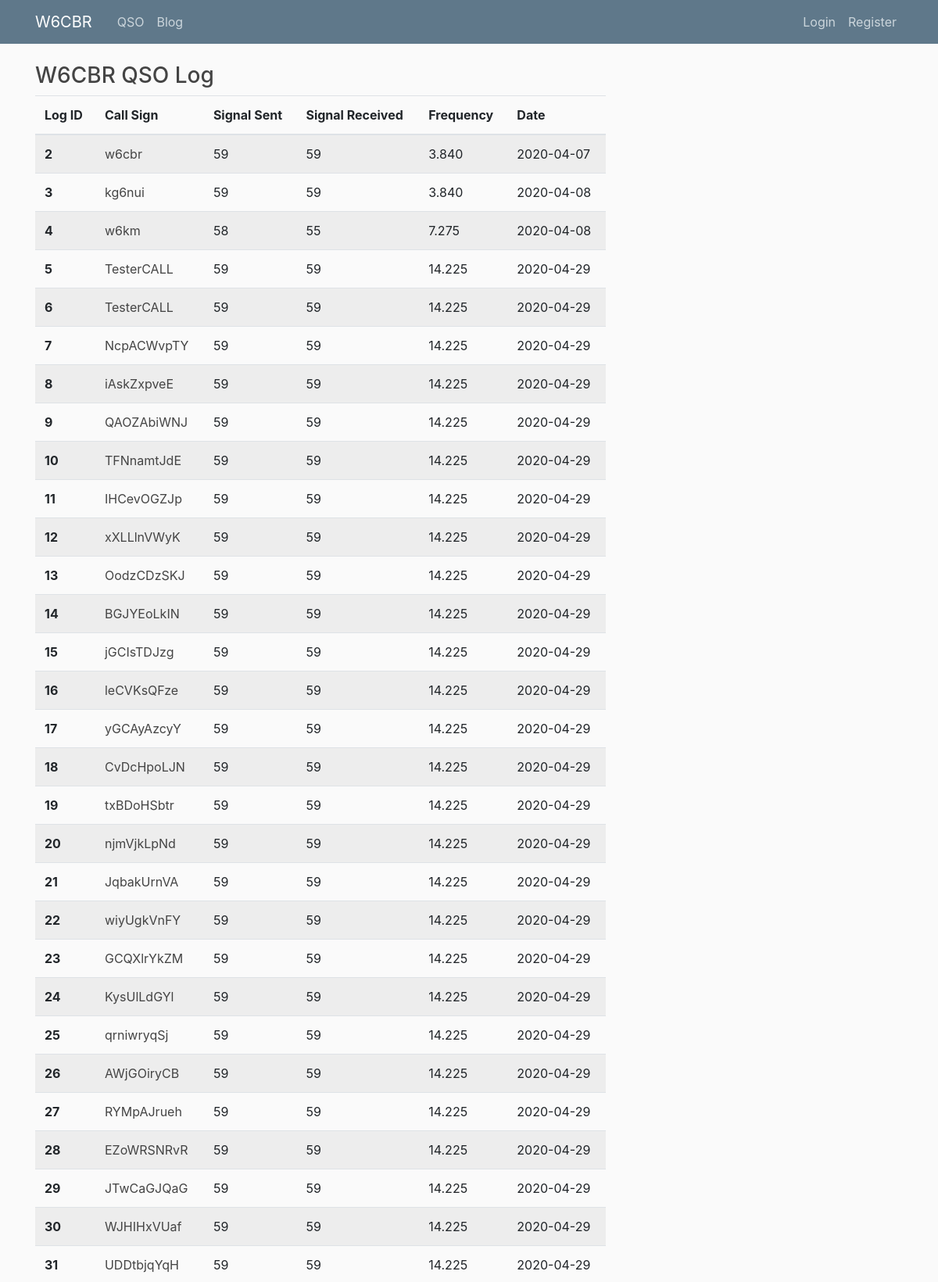
The app's page /qsolist (upper part) with its own data.
### app/models.py (models this page shows, shortened)
class Qso (db.Model):
    id = db.Column(db.Integer, primary_key=True)
    callsign = db.Column(db.String(20), nullable=False)
    signal_sent = db.Column(db.String(20), nullable=False)
    signal_received = db.Column(db.String(20), nullable=False)
    custom_sent = db.Column(db.String(20), nullable=False)
    custom_received = db.Column(db.String(20), nullable=False)
    frequency_used = db.Column(db.String(20), nullable=False)
    qso_date = db.Column(db.DateTime, nullable=False, default=datetime.utcnow)

### app/views.py (the view)
@app.route("/qsolist")
def qso_list():
    logs = Qso.query.all()
    return render_template("/public/qso_list.html", title='QSO List', logs=logs)

### app/templates/public/qso_list.html (shortened to what this page needs)
{% extends "/dashboard/template/dashboard_template.html" %}
{% block main %}
    <h3>W6CBR QSO Log</h3>
      <table class="table table-striped table-hover">
        <thead>
          <tr>
            <th scope="col">Log ID</th>
            <th scope="col">Call Sign</th>
            <th scope="col">Signal Sent</th>
            <th scope="col">Signal Received</th>
            <th scope="col">Frequency</th>
            <th scope="col">Date</th>
          </tr>
        </thead>
        <tbody>
        {% for log in logs %}
          <tr>
            <th scope="row">{{ log.id }}</th>
            <td><a class="article-title" href="{{url_for('contact', contact_id=log.id)}}">{{ log.callsign }}</a></td>
            <td>{{ log.signal_sent }}</td>
            <td>{{ log.signal_received }}</td>
            <td>{{ log.frequency_used }}</td>
            <td>{{ log.qso_date.strftime('%Y-%m-%d') }}</td>
          </tr>
        {% endfor %}
        </tbody>
      </table>
  {% endblock %}

### app/static/css/main.css (style rules this page uses)
body { background: #fafafa; color: #333333; margin-top: 5rem; }
h1, h2, h3, h4, h5, h6 { color: #444444; }
.article-title { color: #444444; }

### records on screen
Qso: id "2", callsign "w6cbr", signal_sent "59", signal_received "59", frequency_used "3.840", qso_date "2020-04-07"
Qso: id "3", callsign "kg6nui", signal_sent "59", signal_received "59", frequency_used "3.840", qso_date "2020-04-08"
Qso: id "4", callsign "w6km", signal_sent "58", signal_received "55", frequency_used "7.275", qso_date "2020-04-08"
Qso: id "5", callsign "TesterCALL", signal_sent "59", signal_received "59", frequency_used "14.225", qso_date "2020-04-29"
Qso: id "6", callsign "TesterCALL", signal_sent "59", signal_received "59", frequency_used "14.225", qso_date "2020-04-29"
Qso: id "7", callsign "NcpACWvpTY", signal_sent "59", signal_received "59", frequency_used "14.225", qso_date "2020-04-29"
Qso: id "8", callsign "iAskZxpveE", signal_sent "59", signal_received "59", frequency_used "14.225", qso_date "2020-04-29"
Qso: id "9", callsign "QAOZAbiWNJ", signal_sent "59", signal_received "59", frequency_used "14.225", qso_date "2020-04-29"
Qso: id "10", callsign "TFNnamtJdE", signal_sent "59", signal_received "59", frequency_used "14.225", qso_date "2020-04-29"
Qso: id "11", callsign "IHCevOGZJp", signal_sent "59", signal_received "59", frequency_used "14.225", qso_date "2020-04-29"
Qso: id "12", callsign "xXLLlnVWyK", signal_sent "59", signal_received "59", frequency_used "14.225", qso_date "2020-04-29"
Qso: id "13", callsign "OodzCDzSKJ", signal_sent "59", signal_received "59", frequency_used "14.225", qso_date "2020-04-29"
Qso: id "14", callsign "BGJYEoLkIN", signal_sent "59", signal_received "59", frequency_used "14.225", qso_date "2020-04-29"
Qso: id "15", callsign "jGCIsTDJzg", signal_sent "59", signal_received "59", frequency_used "14.225", qso_date "2020-04-29"
Qso: id "16", callsign "leCVKsQFze", signal_sent "59", signal_received "59", frequency_used "14.225", qso_date "2020-04-29"
Qso: id "17", callsign "yGCAyAzcyY", signal_sent "59", signal_received "59", frequency_used "14.225", qso_date "2020-04-29"
Qso: id "18", callsign "CvDcHpoLJN", signal_sent "59", signal_received "59", frequency_used "14.225", qso_date "2020-04-29"
Qso: id "19", callsign "txBDoHSbtr", signal_sent "59", signal_received "59", frequency_used "14.225", qso_date "2020-04-29"
Qso: id "20", callsign "njmVjkLpNd", signal_sent "59", signal_received "59", frequency_used "14.225", qso_date "2020-04-29"
Qso: id "21", callsign "JqbakUrnVA", signal_sent "59", signal_received "59", frequency_used "14.225", qso_date "2020-04-29"
Qso: id "22", callsign "wiyUgkVnFY", signal_sent "59", signal_received "59", frequency_used "14.225", qso_date "2020-04-29"
Qso: id "23", callsign "GCQXlrYkZM", signal_sent "59", signal_received "59", frequency_used "14.225", qso_date "2020-04-29"
Qso: id "24", callsign "KysUlLdGYl", signal_sent "59", signal_received "59", frequency_used "14.225", qso_date "2020-04-29"
Qso: id "25", callsign "qrniwryqSj", signal_sent "59", signal_received "59", frequency_used "14.225", qso_date "2020-04-29"
Qso: id "26", callsign "AWjGOiryCB", signal_sent "59", signal_received "59", frequency_used "14.225", qso_date "2020-04-29"
Qso: id "27", callsign "RYMpAJrueh", signal_sent "59", signal_received "59", frequency_used "14.225", qso_date "2020-04-29"
Qso: id "28", callsign "EZoWRSNRvR", signal_sent "59", signal_received "59", frequency_used "14.225", qso_date "2020-04-29"
Qso: id "29", callsign "JTwCaGJQaG", signal_sent "59", signal_received "59", frequency_used "14.225", qso_date "2020-04-29"
Qso: id "30", callsign "WJHIHxVUaf", signal_sent "59", signal_received "59", frequency_used "14.225", qso_date "2020-04-29"
Qso: id "31", callsign "UDDtbjqYqH", signal_sent "59", signal_received "59", frequency_used "14.225", qso_date "2020-04-29"
